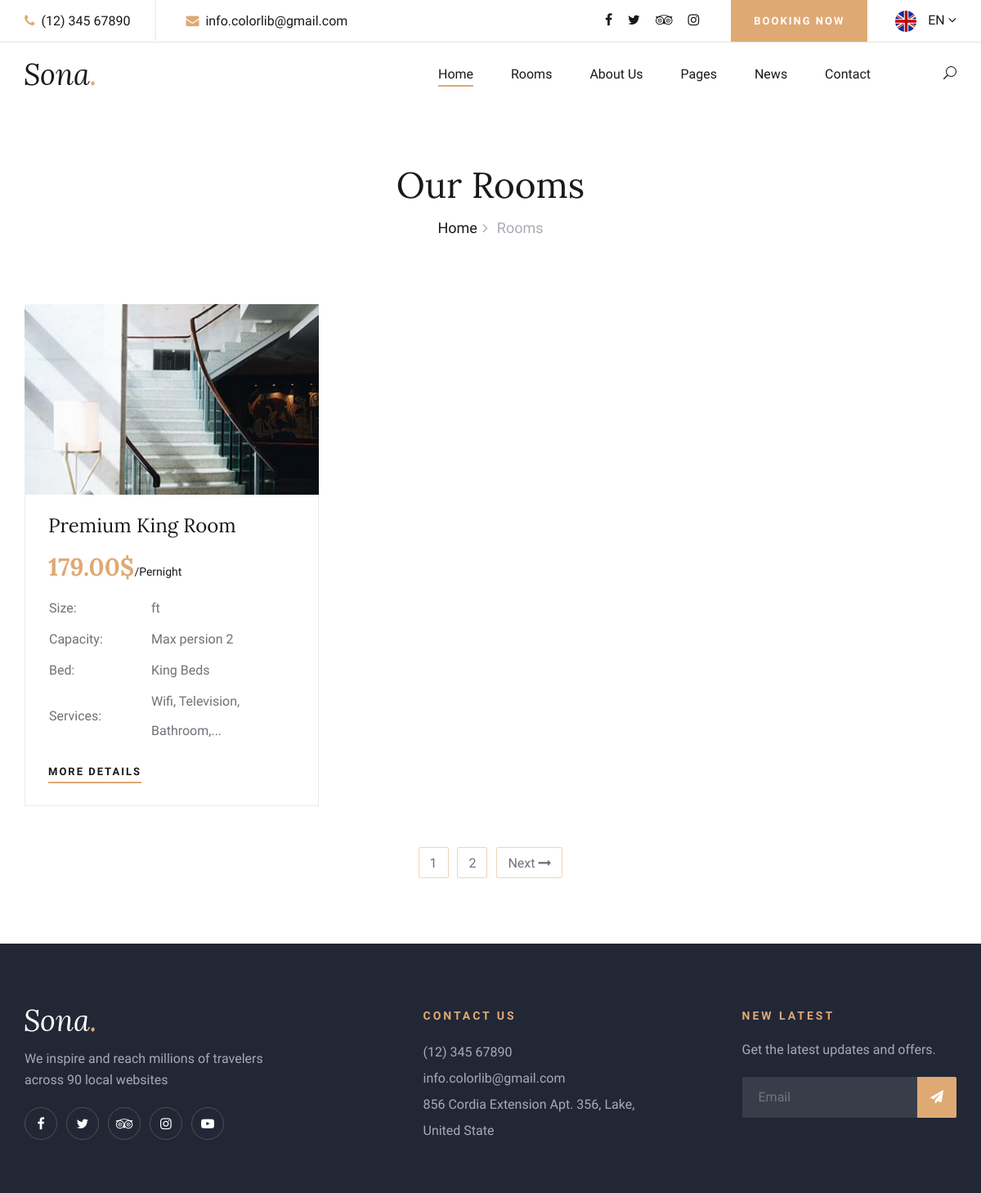
The app's page /rooms/, older data.
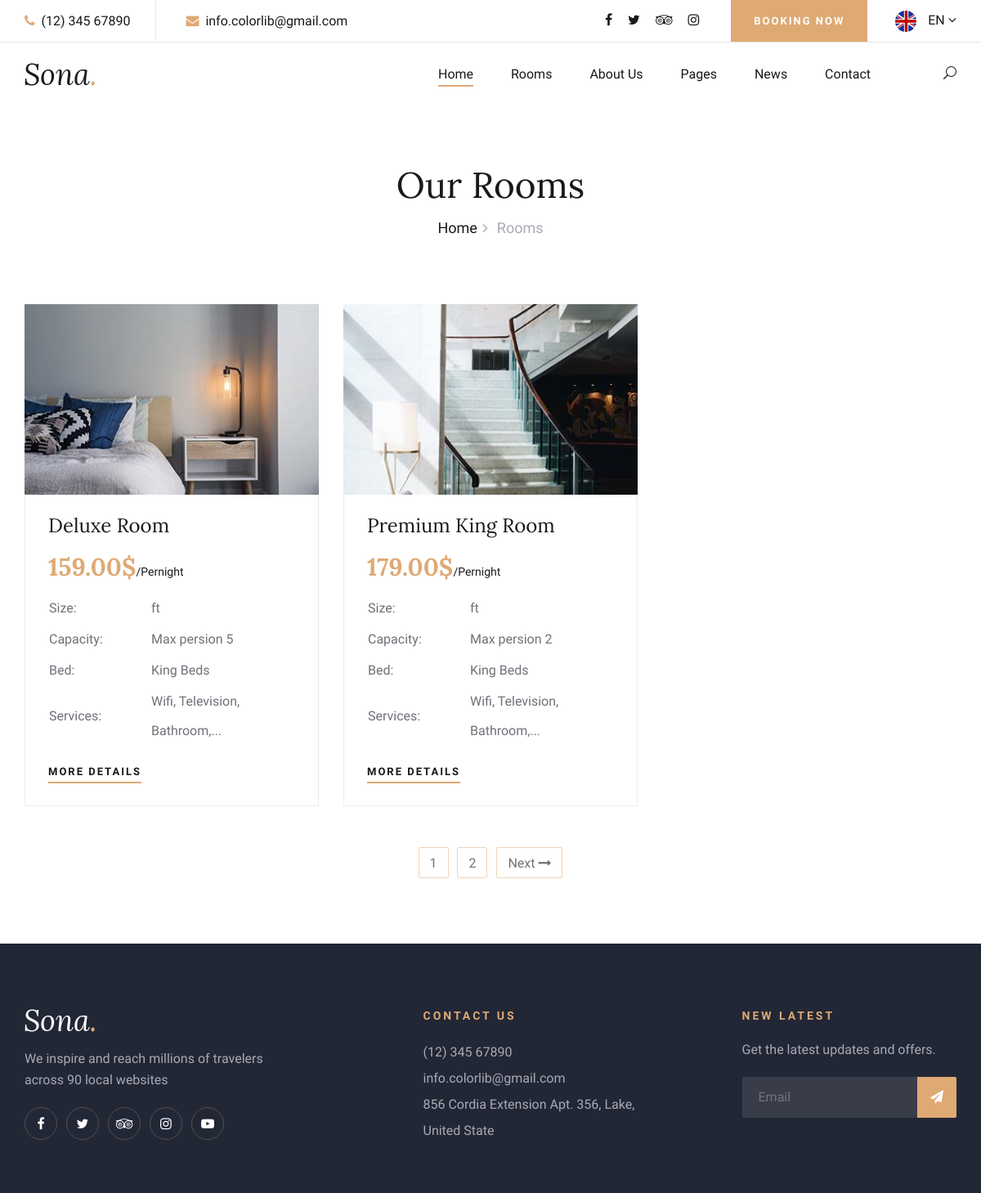
The same page, newer data.
### res_system/models.py (models this page shows, shortened)
class Room(models.Model):
    type_choices = (
        ('Pernight', 'Pernight'),
        ('For Week', 'For Week'),
        ('For three days', 'For three days'),
        ('How you want', 'How you want')
    )
    bed_choices = (
        ('King Beds', 'King Beds'),
        ('Special for you', 'Special for you'),
        ('Italian furniture', 'Italian furniture'),
        ('How you want', 'How you want')
    )
    name = models.CharField(max_length=255)
    price = models.DecimalField(max_digits=6, decimal_places=2)
    image = models.ImageField(upload_to='rooms_pics')
    room_type = models.CharField(max_length=200, choices=type_choices)
    bed_type = models.CharField(max_length=200, choices=bed_choices)
    services = models.ManyToManyField(Service, related_name='room')
    content = RichTextField()
    rating_stars = models.ForeignKey(Rating_Star, on_delete=models.SET_NULL, null=True, blank=True)
    size = models.PositiveIntegerField(default=15)
    capacity_persons = models.PositiveIntegerField(default=2)
    date_created = models.DateTimeField(default=timezone.now)
    date_updated = models.DateTimeField(default=timezone.now, null=True)
    slug = models.SlugField(blank=True, null=True)
    def get_absolute_url(self):
        return reverse('res_system:room_detail', args=[str(self.slug)])

### res_system/views.py (the view)
# urls.py: path("rooms/", views.room_list, name="room_list"),
def room_list(request):
    categories = Category.objects.all()
    rating_stars = Rating_Star.objects.all()
    rooms = Room.objects.all().order_by('-date_created')
    comments = Comment.objects.all()
    services = Service.objects.all()
    context = {
        'categories': categories,
        'rating_stars': rating_stars,
        'rooms': rooms,
        'comments': comments
    }
    return render(request, 'res_system/room_list.html', context)

### templates/res_system/room_list.html
{% extends 'base.html' %}
{% block content %}
    <div class="breadcrumb-section">
        <div class="container">
            <div class="row">
                <div class="col-lg-12">
                <div class="breadcrumb-text">
                        <h2>Our Rooms</h2>
                        <div class="bt-option">
                            <a href="./home.html">Home</a>
                            <span>Rooms</span>
                        </div>
                    </div>
                </div>
            </div>
        </div>
    </div>
    <section class="rooms-section spad">
        <div class="container">
            <div class="row">
                {% for room in rooms %}
                <div class="col-lg-4 col-md-6">
                    <div class="room-item">
                        <img src="{{ room.image.url }}" alt="">
                        <div class="ri-text">
                            <h4>{{ room.name }}</h4>
                            <h3>{{ room.price }}$<span>/{{ room.room_type }}</span></h3>
                            <table>
                                <tbody>
                                    <tr>
                                        <td class="r-o">Size:</td>
                                        <td>{{ room.size_in_ft }} ft</td>
                                    </tr>
                                    <tr>
                                        <td class="r-o">Capacity:</td>
                                        <td>Max persion {{ room.capacity_persons }}</td>
                                    </tr>
                                    <tr>
                                        <td class="r-o">Bed:</td>
                                        <td>{{ room.bed_type }}</td>
                                    </tr>
                                    <tr>
                                        <td class="r-o">Services:</td>
                                        <td>Wifi, Television, Bathroom,...</td>
                                    </tr>
                                </tbody>
                            </table>
                            <a href="{{ room.get_absolute_url }}" class="primary-btn">More Details</a>
                        </div>
                    </div>
                </div>
                {% endfor %}
                <div class="col-lg-12">
                    <div class="room-pagination">
                        <a href="#">1</a>
                        <a href="#">2</a>
                        <a href="#">Next <i class="fa fa-long-arrow-right"></i></a>
                    </div>
                </div>
            </div>
        </div>
    </section>
{% endblock %}

### templates/base.html (shortened to what this page needs)
<!DOCTYPE html>
{% load static %}
<html lang="zxx">
<head>
    <link rel="stylesheet" href="{% static 'css/bootstrap.min.css' %}" type="text/css">
    <link rel="stylesheet" href="{% static 'css/font-awesome.min.css' %}" type="text/css">
    <link rel="stylesheet" href="{% static 'css/elegant-icons.css' %}" type="text/css">
    <link rel="stylesheet" href="{% static 'css/flaticon.css' %}" type="text/css">
    <link rel="stylesheet" href="{% static 'css/owl.carousel.min.css' %}" type="text/css">
    <link rel="stylesheet" href="{% static 'css/nice-select.css' %}" type="text/css">
    <link rel="stylesheet" href="{% static 'css/jquery-ui.min.css' %}" type="text/css">
    <link rel="stylesheet" href="{% static 'css/magnific-popup.css' %}" type="text/css">
    <link rel="stylesheet" href="{% static 'css/slicknav.min.css' %}" type="text/css">
    <link rel="stylesheet" href="{% static 'css/style.css' %}" type="text/css">
</head>
<body>
    <header class="header-section">
        <div class="top-nav">
            <div class="container">
                <div class="row">
                    <div class="col-lg-6">
                        <ul class="tn-left">
                            <li><i class="fa fa-phone"></i> (12) 345 67890</li>
                            <li><i class="fa fa-envelope"></i> info.colorlib@gmail.com</li>
                        </ul>
                    </div>
                    <div class="col-lg-6">
                        <div class="tn-right">
                            <div class="top-social">
                                <a href="#"><i class="fa fa-facebook"></i></a>
                                <a href="#"><i class="fa fa-twitter"></i></a>
                                <a href="#"><i class="fa fa-tripadvisor"></i></a>
                                <a href="#"><i class="fa fa-instagram"></i></a>
                            </div>
                            <a href="#" class="bk-btn">Booking Now</a>
                            <div class="language-option">
                                <img src="img/flag.jpg" alt="">
                                <span>EN <i class="fa fa-angle-down"></i></span>
                            </div>
                        </div>
                    </div>
                </div>
            </div>
        </div>
        <div class="menu-item">
            <div class="container">
                <div class="row">
                    <div class="col-lg-2">
                        <div class="logo">
                            <a href="./index.html">
                                <img src="img/logo.png" alt="">
                            </a>
                        </div>
                    </div>
                    <div class="col-lg-10">
                        <div class="nav-menu">
                            <nav class="mainmenu">
                                <ul>
                                    <li class="active"><a href="./index.html">Home</a></li>
                                    <li><a href="./rooms.html">Rooms</a></li>
                                    <li><a href="./about-us.html">About Us</a></li>
                                    <li><a href="./pages.html">Pages</a>
                                    </li>
                                    <li><a href="./blog.html">News</a></li>
                                    <li><a href="./contact.html">Contact</a></li>
                                </ul>
                            </nav>
                            <div class="nav-right search-switch">
                                <i class="icon_search"></i>
                            </div>
                        </div>
                    </div>
                </div>
            </div>
        </div>
    </header>
    {% block content %}
    {% endblock %}
    <footer class="footer-section">
        <div class="container">
            <div class="footer-text">
                <div class="row">
                    <div class="col-lg-4">
                        <div class="ft-about">
                            <div class="logo">
                                <a href="#">
                                    <img src="img/footer-logo.png" alt="">
                                </a>
                            </div>
                            <p>We inspire and reach millions of travelers<br /> across 90 local websites</p>
                            <div class="fa-social">
                                <a href="#"><i class="fa fa-facebook"></i></a>
                                <a href="#"><i class="fa fa-twitter"></i></a>
                                <a href="#"><i class="fa fa-tripadvisor"></i></a>
                                <a href="#"><i class="fa fa-instagram"></i></a>
                                <a href="#"><i class="fa fa-youtube-play"></i></a>
                            </div>
                        </div>
                    </div>
                    <div class="col-lg-3 offset-lg-1">
                        <div class="ft-contact">
                            <h6>Contact Us</h6>
                            <ul>
                                <li>(12) 345 67890</li>
                                <li>info.colorlib@gmail.com</li>
                                <li>856 Cordia Extension Apt. 356, Lake, United State</li>
                            </ul>
                        </div>
                    </div>
                    <div class="col-lg-3 offset-lg-1">
                        <div class="ft-newslatter">
                            <h6>New latest</h6>
                            <p>Get the latest updates and offers.</p>
                            <form action="#" class="fn-form">
                                <input type="text" placeholder="Email">
                                <button type="submit"><i class="fa fa-send"></i></button>
                            </form>
                        </div>
                    </div>
                </div>
            </div>
        </div>
    </footer>
</body>
</html>

Row changes from the older to the newer data that the page shows:
added Room: image (picture), name "Deluxe Room", price "159.00", room_type "Pernight", capacity_persons "5", bed_type "King Beds"
